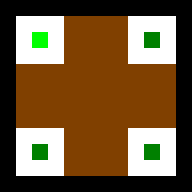

This game map was drawn from its Tiled (.tmx) file and the tilesets committed beside it. A one-line description and the full map source follow:
An orthogonal 12x12 tile map with 16x16 px tiles, 2 tile layers (Layer1, Layer2).

<map version="1.0" orientation="orthogonal" renderorder="right-down" width="12" height="12" tilewidth="16" tileheight="16" nextobjectid="1">
 <tileset firstgid="1" source="Tiles.tsx" />
 <layer name="Layer1" width="12" height="12">
  <data encoding="csv">
1,1,1,1,1,1,1,1,1,1,1,1,
1,5,5,5,5,5,5,5,5,5,5,1,
1,5,5,5,5,5,5,5,5,5,5,1,
1,5,5,5,5,5,5,5,5,5,5,1,
1,5,5,5,5,5,5,5,5,5,5,1,
1,5,5,5,5,5,5,5,5,5,5,1,
1,5,5,5,5,5,5,5,5,5,5,1,
1,5,5,5,5,5,5,5,5,5,5,1,
1,5,5,5,5,5,5,5,5,5,5,1,
1,5,5,5,5,5,5,5,5,5,5,1,
1,5,5,5,5,5,5,5,5,5,5,1,
1,1,1,1,1,1,1,1,1,1,1,1
</data>
 </layer>
 <layer name="Layer2" width="12" height="12">
  <data encoding="csv">
0,0,0,0,0,0,0,0,0,0,0,0,
0,0,0,0,9,9,9,9,0,0,0,0,
0,0,4,0,9,9,9,9,0,2,0,0,
0,0,0,0,9,9,9,9,0,0,0,0,
0,9,9,9,9,9,9,9,9,9,9,0,
0,9,9,9,9,9,9,9,9,9,9,0,
0,9,9,9,9,9,9,9,9,9,9,0,
0,9,9,9,9,9,9,9,9,9,9,0,
0,0,0,0,9,9,9,9,0,0,0,0,
0,0,2,0,9,9,9,9,0,2,0,0,
0,0,0,0,9,9,9,9,0,0,0,0,
0,0,0,0,0,0,0,0,0,0,0,0
</data>
 </layer>
</map>
